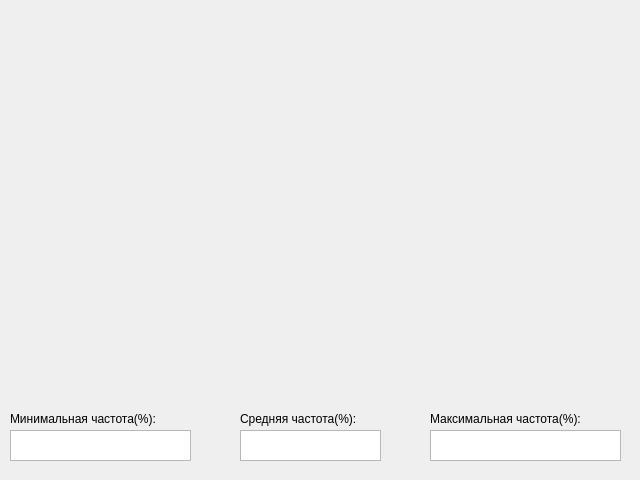
<?xml version="1.0" encoding="UTF-8"?>
<ui version="4.0">
 <class>Diagram</class>
 <widget class="QDialog" name="Diagram">
  <property name="geometry">
   <rect>
    <x>0</x>
    <y>0</y>
    <width>640</width>
    <height>480</height>
   </rect>
  </property>
  <property name="windowTitle">
   <string>Dialog</string>
  </property>
  <widget class="QLabel" name="labelMan">
   <property name="geometry">
    <rect>
     <x>240</x>
     <y>410</y>
     <width>151</width>
     <height>17</height>
    </rect>
   </property>
   <property name="text">
    <string>Средняя частота(%):</string>
   </property>
  </widget>
  <widget class="QLabel" name="labelMax">
   <property name="geometry">
    <rect>
     <x>430</x>
     <y>410</y>
     <width>191</width>
     <height>17</height>
    </rect>
   </property>
   <property name="text">
    <string>Максимальная частота(%):</string>
   </property>
  </widget>
  <widget class="QLabel" name="labelMin">
   <property name="geometry">
    <rect>
     <x>10</x>
     <y>410</y>
     <width>191</width>
     <height>17</height>
    </rect>
   </property>
   <property name="text">
    <string>Минимальная частота(%):</string>
   </property>
  </widget>
  <widget class="QPlainTextEdit" name="outputMan">
   <property name="geometry">
    <rect>
     <x>240</x>
     <y>430</y>
     <width>141</width>
     <height>31</height>
    </rect>
   </property>
   <property name="readOnly">
    <bool>true</bool>
   </property>
  </widget>
  <widget class="QPlainTextEdit" name="outputMax">
   <property name="geometry">
    <rect>
     <x>430</x>
     <y>430</y>
     <width>191</width>
     <height>31</height>
    </rect>
   </property>
   <property name="readOnly">
    <bool>true</bool>
   </property>
  </widget>
  <widget class="QPlainTextEdit" name="outputMin">
   <property name="geometry">
    <rect>
     <x>10</x>
     <y>430</y>
     <width>181</width>
     <height>31</height>
    </rect>
   </property>
   <property name="readOnly">
    <bool>true</bool>
   </property>
  </widget>
  <widget class="QCustomPlot" name="customPlot" native="true">
   <property name="geometry">
    <rect>
     <x>9</x>
     <y>9</y>
     <width>621</width>
     <height>381</height>
    </rect>
   </property>
  </widget>
 </widget>
 <customwidgets>
  <customwidget>
   <class>QCustomPlot</class>
   <extends>QWidget</extends>
   <header>qcustomplot.h</header>
   <container>1</container>
  </customwidget>
 </customwidgets>
 <resources/>
 <connections/>
</ui>
